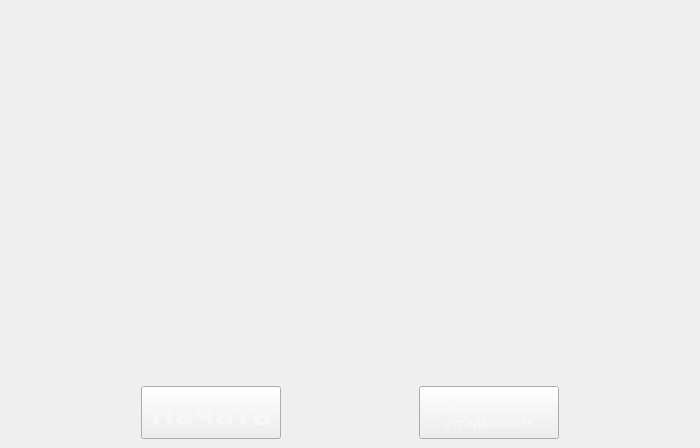
<?xml version="1.0" encoding="UTF-8"?>
<ui version="4.0">
 <class>MainWindow</class>
 <widget class="QMainWindow" name="MainWindow">
  <property name="geometry">
   <rect>
    <x>0</x>
    <y>0</y>
    <width>700</width>
    <height>448</height>
   </rect>
  </property>
  <property name="sizePolicy">
   <sizepolicy hsizetype="Fixed" vsizetype="Fixed">
    <horstretch>1</horstretch>
    <verstretch>1</verstretch>
   </sizepolicy>
  </property>
  <property name="windowTitle">
   <string>MainWindow</string>
  </property>
  <property name="styleSheet">
   <string notr="true">border-image: url(:/mainWindow/background.jpg);</string>
  </property>
  <widget class="QWidget" name="centralwidget">
   <property name="styleSheet">
    <string notr="true">QWidget
{
	border-image: url(:/Backgrounds/hangman_tree.jpg);
}</string>
   </property>
   <layout class="QVBoxLayout" name="verticalLayout">
    <item>
     <spacer name="verticalSpacer">
      <property name="orientation">
       <enum>Qt::Vertical</enum>
      </property>
      <property name="sizeHint" stdset="0">
       <size>
        <width>20</width>
        <height>40</height>
       </size>
      </property>
     </spacer>
    </item>
    <item>
     <layout class="QHBoxLayout" name="horizontalLayout">
      <item>
       <spacer name="horizontalSpacer">
        <property name="orientation">
         <enum>Qt::Horizontal</enum>
        </property>
        <property name="sizeHint" stdset="0">
         <size>
          <width>40</width>
          <height>20</height>
         </size>
        </property>
       </spacer>
      </item>
      <item>
       <widget class="QPushButton" name="start">
        <property name="enabled">
         <bool>true</bool>
        </property>
        <property name="sizePolicy">
         <sizepolicy hsizetype="Minimum" vsizetype="Minimum">
          <horstretch>0</horstretch>
          <verstretch>0</verstretch>
         </sizepolicy>
        </property>
        <property name="minimumSize">
         <size>
          <width>140</width>
          <height>25</height>
         </size>
        </property>
        <property name="palette">
         <palette>
          <active>
           <colorrole role="WindowText">
            <brush brushstyle="SolidPattern">
             <color alpha="255">
              <red>247</red>
              <green>247</green>
              <blue>247</blue>
             </color>
            </brush>
           </colorrole>
           <colorrole role="Text">
            <brush brushstyle="SolidPattern">
             <color alpha="255">
              <red>247</red>
              <green>247</green>
              <blue>247</blue>
             </color>
            </brush>
           </colorrole>
           <colorrole role="ButtonText">
            <brush brushstyle="SolidPattern">
             <color alpha="255">
              <red>247</red>
              <green>247</green>
              <blue>247</blue>
             </color>
            </brush>
           </colorrole>
           <colorrole role="PlaceholderText">
            <brush brushstyle="NoBrush">
             <color alpha="128">
              <red>247</red>
              <green>247</green>
              <blue>247</blue>
             </color>
            </brush>
           </colorrole>
          </active>
          <inactive>
           <colorrole role="WindowText">
            <brush brushstyle="SolidPattern">
             <color alpha="255">
              <red>247</red>
              <green>247</green>
              <blue>247</blue>
             </color>
            </brush>
           </colorrole>
           <colorrole role="Text">
            <brush brushstyle="SolidPattern">
             <color alpha="255">
              <red>247</red>
              <green>247</green>
              <blue>247</blue>
             </color>
            </brush>
           </colorrole>
           <colorrole role="ButtonText">
            <brush brushstyle="SolidPattern">
             <color alpha="255">
              <red>247</red>
              <green>247</green>
              <blue>247</blue>
             </color>
            </brush>
           </colorrole>
           <colorrole role="PlaceholderText">
            <brush brushstyle="NoBrush">
             <color alpha="128">
              <red>247</red>
              <green>247</green>
              <blue>247</blue>
             </color>
            </brush>
           </colorrole>
          </inactive>
          <disabled>
           <colorrole role="WindowText">
            <brush brushstyle="SolidPattern">
             <color alpha="255">
              <red>247</red>
              <green>247</green>
              <blue>247</blue>
             </color>
            </brush>
           </colorrole>
           <colorrole role="Text">
            <brush brushstyle="SolidPattern">
             <color alpha="255">
              <red>247</red>
              <green>247</green>
              <blue>247</blue>
             </color>
            </brush>
           </colorrole>
           <colorrole role="ButtonText">
            <brush brushstyle="SolidPattern">
             <color alpha="255">
              <red>247</red>
              <green>247</green>
              <blue>247</blue>
             </color>
            </brush>
           </colorrole>
           <colorrole role="PlaceholderText">
            <brush brushstyle="NoBrush">
             <color alpha="128">
              <red>247</red>
              <green>247</green>
              <blue>247</blue>
             </color>
            </brush>
           </colorrole>
          </disabled>
         </palette>
        </property>
        <property name="font">
         <font>
          <family>GWENT</family>
          <pointsize>24</pointsize>
          <weight>75</weight>
          <bold>true</bold>
         </font>
        </property>
        <property name="autoFillBackground">
         <bool>false</bool>
        </property>
        <property name="styleSheet">
         <string notr="true">QPushButton
{
	color: rgb(247,247,247);
	border-image: url(:/Button/off);
}

QPushButton:hover:!pressed
{
	color: rgb(247,247,247);
	border-image: url(:/Button/hover);
}

QPushButton:pressed
{
	color: rgb(17,17,17);
	border-image: url(:/Button/on);
}</string>
        </property>
        <property name="text">
         <string>Начать</string>
        </property>
        <property name="autoDefault">
         <bool>false</bool>
        </property>
        <property name="flat">
         <bool>false</bool>
        </property>
       </widget>
      </item>
      <item>
       <spacer name="horizontalSpacer_3">
        <property name="orientation">
         <enum>Qt::Horizontal</enum>
        </property>
        <property name="sizeHint" stdset="0">
         <size>
          <width>40</width>
          <height>20</height>
         </size>
        </property>
       </spacer>
      </item>
      <item>
       <widget class="QPushButton" name="base_control">
        <property name="enabled">
         <bool>true</bool>
        </property>
        <property name="sizePolicy">
         <sizepolicy hsizetype="Minimum" vsizetype="Minimum">
          <horstretch>0</horstretch>
          <verstretch>0</verstretch>
         </sizepolicy>
        </property>
        <property name="minimumSize">
         <size>
          <width>140</width>
          <height>25</height>
         </size>
        </property>
        <property name="palette">
         <palette>
          <active>
           <colorrole role="WindowText">
            <brush brushstyle="SolidPattern">
             <color alpha="255">
              <red>247</red>
              <green>247</green>
              <blue>247</blue>
             </color>
            </brush>
           </colorrole>
           <colorrole role="Text">
            <brush brushstyle="SolidPattern">
             <color alpha="255">
              <red>247</red>
              <green>247</green>
              <blue>247</blue>
             </color>
            </brush>
           </colorrole>
           <colorrole role="ButtonText">
            <brush brushstyle="SolidPattern">
             <color alpha="255">
              <red>247</red>
              <green>247</green>
              <blue>247</blue>
             </color>
            </brush>
           </colorrole>
           <colorrole role="PlaceholderText">
            <brush brushstyle="NoBrush">
             <color alpha="128">
              <red>247</red>
              <green>247</green>
              <blue>247</blue>
             </color>
            </brush>
           </colorrole>
          </active>
          <inactive>
           <colorrole role="WindowText">
            <brush brushstyle="SolidPattern">
             <color alpha="255">
              <red>247</red>
              <green>247</green>
              <blue>247</blue>
             </color>
            </brush>
           </colorrole>
           <colorrole role="Text">
            <brush brushstyle="SolidPattern">
             <color alpha="255">
              <red>247</red>
              <green>247</green>
              <blue>247</blue>
             </color>
            </brush>
           </colorrole>
           <colorrole role="ButtonText">
            <brush brushstyle="SolidPattern">
             <color alpha="255">
              <red>247</red>
              <green>247</green>
              <blue>247</blue>
             </color>
            </brush>
           </colorrole>
           <colorrole role="PlaceholderText">
            <brush brushstyle="NoBrush">
             <color alpha="128">
              <red>247</red>
              <green>247</green>
              <blue>247</blue>
             </color>
            </brush>
           </colorrole>
          </inactive>
          <disabled>
           <colorrole role="WindowText">
            <brush brushstyle="SolidPattern">
             <color alpha="255">
              <red>247</red>
              <green>247</green>
              <blue>247</blue>
             </color>
            </brush>
           </colorrole>
           <colorrole role="Text">
            <brush brushstyle="SolidPattern">
             <color alpha="255">
              <red>247</red>
              <green>247</green>
              <blue>247</blue>
             </color>
            </brush>
           </colorrole>
           <colorrole role="ButtonText">
            <brush brushstyle="SolidPattern">
             <color alpha="255">
              <red>247</red>
              <green>247</green>
              <blue>247</blue>
             </color>
            </brush>
           </colorrole>
           <colorrole role="PlaceholderText">
            <brush brushstyle="NoBrush">
             <color alpha="128">
              <red>247</red>
              <green>247</green>
              <blue>247</blue>
             </color>
            </brush>
           </colorrole>
          </disabled>
         </palette>
        </property>
        <property name="font">
         <font>
          <family>GWENT</family>
          <pointsize>10</pointsize>
          <weight>75</weight>
          <bold>true</bold>
         </font>
        </property>
        <property name="autoFillBackground">
         <bool>false</bool>
        </property>
        <property name="styleSheet">
         <string notr="true">QPushButton
{
	color: rgb(247,247,247);
	border-image: url(:/Button/off);
}

QPushButton:hover:!pressed
{
	color: rgb(247,247,247);
	border-image: url(:/Button/hover);
}

QPushButton:pressed
{
	color: rgb(17,17,17);
	border-image: url(:/Button/on);
}</string>
        </property>
        <property name="text">
         <string>Доступно для 
отгадывания</string>
        </property>
        <property name="autoDefault">
         <bool>false</bool>
        </property>
        <property name="flat">
         <bool>false</bool>
        </property>
       </widget>
      </item>
      <item>
       <spacer name="horizontalSpacer_2">
        <property name="orientation">
         <enum>Qt::Horizontal</enum>
        </property>
        <property name="sizeHint" stdset="0">
         <size>
          <width>40</width>
          <height>20</height>
         </size>
        </property>
       </spacer>
      </item>
     </layout>
    </item>
   </layout>
  </widget>
 </widget>
 <resources>
  <include location="../Resources/Resources.qrc"/>
 </resources>
 <connections/>
</ui>
